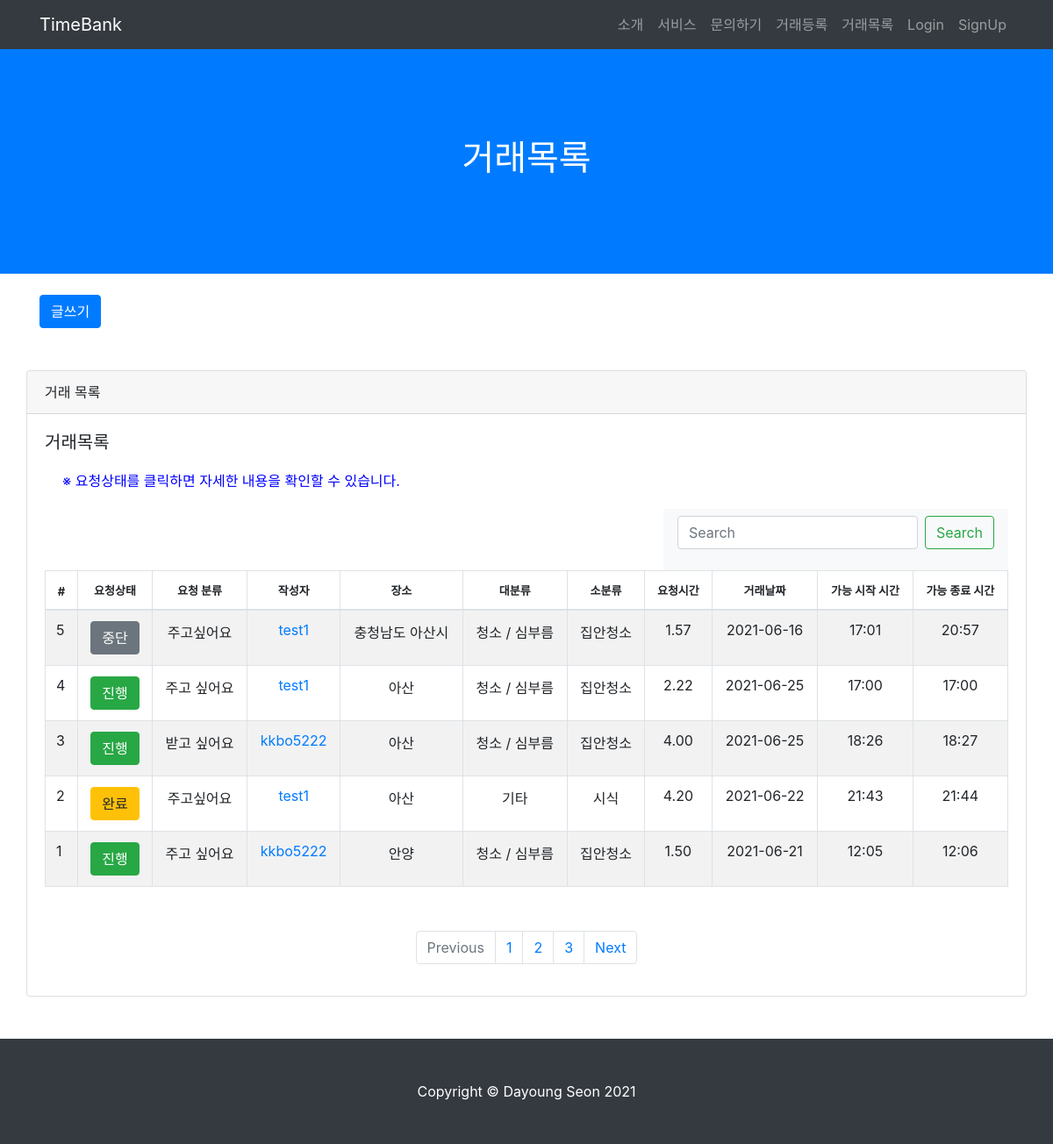
The app's page /post/post_list/, older data.
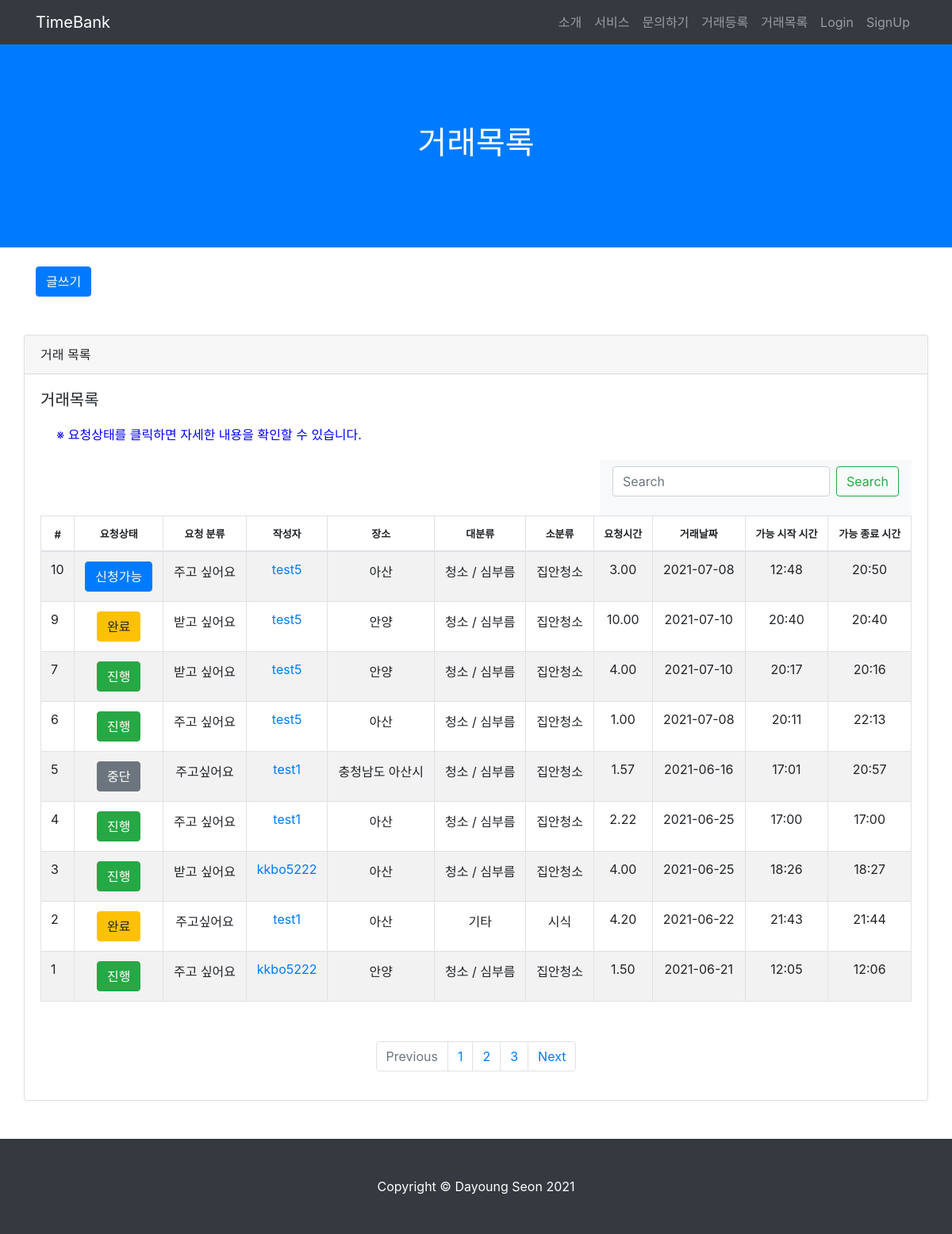
The same page, newer data.
### TimeBank_app/models.py (models this page shows, shortened)
class Post(models.Model):
    date = models.CharField(max_length=140)
    start_time = models.CharField(max_length=140)
    end_time = models.CharField(max_length=140)
    service_choice = (('주고싶어요','주고싶어요'),('받고싶어요','받고싶어요'))
    service = models.CharField(max_length=50, choices=service_choice)
    location = models.CharField(max_length=140)
    main_list = (('청소 / 심부름','청소 / 심부름'),
     ('몸 가꾸기 / 치장하기','몸 가꾸기 / 치장하기'),
     ('수선/ 수리','수선/ 수리'),
     ('상담','상담'),
     ('이동','이동'),
     ('먹기','먹기'),
     ('교육 / 여가생활','교육 / 여가생활'),
     ('정서지지','정서지지'),
     ('돌봄','돌봄'),
     ('식물 가꾸기','식물 가꾸기'),
     ('모임 장소 대여','모임 장소 대여'),
     ('의사소통','의사소통'),
     ('건강관리','건강관리'),
     ('기타','기타'),
     )
    mainwork = models.CharField(max_length=100, choices=main_list, null=True)
    subwork = models.CharField(max_length=200, verbose_name='세부 목록', default='')
    content = models.TextField(verbose_name='내용')
    created_at = models.DateTimeField(auto_now_add=True, verbose_name='등록시간')
    tok = models.DecimalField(default=1, decimal_places=2, max_digits=5, verbose_name='거래시간')
    author = models.ForeignKey('TimeBank_account.User', on_delete=models.CASCADE, verbose_name='작성자')
    status_list = (('대기','대기'),('진행','진행'),('완료','완료'),('완료확정','완료확정'),('중단','중단'))
    status = models.CharField(max_length=50, choices=status_list, default='대기')
    respond_list = (('요청대기','요청대기'),('요청승인', '요청승인'),('요청거절','요청거절'))
    respond = models.CharField(max_length=50, choices=respond_list, verbose_name='승인상태', default='요청대기')
    applicants = models.ManyToManyField('self', blank = True, related_name='apply_user', through='Apply', symmetrical=False)
    giver = models.ForeignKey('TimeBank_account.User', on_delete=models.CASCADE, related_name='give_user', verbose_name='주는사람', null=True)
    taker = models.ForeignKey('TimeBank_account.User', on_delete=models.CASCADE, related_name='take_user', verbose_name='받는사람', null=True)
    class Meta:
        ordering = ['-created_at']

### TimeBank_account/models.py (models this page shows)
class User(AbstractUser):
    username = models.CharField(max_length=64, verbose_name='사용자ID', unique=True)
    email = models.EmailField(max_length=128, verbose_name='E-mail')
    name = models.CharField(max_length=64, verbose_name='이름')
    password = models.CharField(max_length=100, verbose_name='비밀번호')
    contact = models.CharField(max_length=150, verbose_name='연락처')
    birth = models.CharField(max_length=150, verbose_name='생년월일')
    user_age = models.CharField(max_length=50, verbose_name='연령대')
    gender_choice = [('여성','여성'),('남성','남성'),('기타','기타')]
    gender = models.CharField(max_length=2, choices=gender_choice, verbose_name='성별')
    balance = models.DecimalField(decimal_places=2, max_digits=5,verbose_name='잔액', default=0)
    registered_dtn = models.DateField(auto_now_add=True, verbose_name='가입일자')
    image = models.ImageField(upload_to="images/", blank=True)
    about = models.TextField(verbose_name="소개말", blank=True)
    object = CustomUserManager()
    user_mode = [('코디네이터','코디네이터'),('사용자','사용자')]
    mode = models.CharField(max_length=60, choices=user_mode, verbose_name='유저등급', default='사용자', null=True)
    star = models.IntegerField(validators=[MinValueValidator(1), MaxValueValidator(5)], null=True, verbose_name='평균평점')
    def __str__(self):
        return self.username
    class Meta:
        db_table = 'TimeBank_user'

### TimeBank_app/views.py (the view)
# urls.py: path('post_list/', post_list, name="post_list"),
def post_list(request):
    posts = Post.objects.all().order_by('-id')
    return render(request, 'post_list.html', {'posts':posts})

### TimeBank_app/templates/post_list.html (shortened to what the changed rows need)
{% load static %}
<html lang="en">
<head>
  <link href="{% static 'vendor/bootstrap/css/bootstrap.min.css' %}" rel="stylesheet">
  <link href="{% static 'css/scrolling-nav.css' %}" rel="stylesheet">
</head>
<body id="page-top">
  <header class="bg-primary text-white">
    <div class="container text-center">
      <h1>거래목록</h1>
    </div>
  </header>
  <div class="container">
    <div class="row">
        <div class="card card-outline-secondary my-5">
          <div class="card-body">
            <table id="example" class="table table-striped table-bordered" style="width:100%">
              <thead>
                <tr>
                  <th style="font-size: 13px; text-align: center;">#</th>
                  <th style="font-size: 13px;text-align: center;">요청상태</th>
                  <th style="font-size: 13px;text-align: center;">요청 분류</th>
                  <th style="font-size: 13px;text-align: center;">작성자</th>
                  <th style="font-size: 13px;text-align: center;">장소</th>
                  <th style="font-size: 13px;text-align: center;">대분류</th>
                  <th style="font-size: 13px;text-align: center;">소분류</th>
                  <th style="font-size: 13px;text-align: center;">요청시간</th>
                  <th style="font-size: 13px;text-align: center;">거래날짜</th>
                  <th style="font-size: 13px;text-align: center;">가능 시작 시간</th>
                  <th style="font-size: 13px;text-align: center;">가능 종료 시간</th>
              </tr>
              </thead>
              <tbody>
                {% for post in posts %}
                <tr>
                  <td>{{ post.id }}</td>
                  {% if post.status == "대기" %}
                    <td style="text-align: center;"><button type="button" class="btn btn-primary" id="post_ajax" data-toggle="modal" data-target="#staticBackdrop" name="{{post.id}}">신청가능</button></td>
                    {% elif post.status == "진행" %}
                    <td style="text-align: center;"><button type="button" class="btn btn-success" id="post_ajax" data-toggle="modal" data-target="#staticBackdrop" name="{{post.id}}">{{ post.status }}</button></td>
                    {% elif post.status == "완료" %}
                    <td style="text-align: center;"><button type="button" class="btn btn-warning" id="post_ajax" data-toggle="modal" data-target="#staticBackdrop" name="{{post.id}}">{{ post.status }}</button></td>
                    {% elif post.status == "완료확정" %}
                    <td style="text-align: center;"><button type="button" class="btn btn-warning" id="post_ajax" data-toggle="modal" data-target="#staticBackdrop" name="{{post.id}}">완료</button></td>
                    {% elif post.status == "중단" %}
                    <td style="text-align: center;"><button type="button" class="btn btn-secondary" id="post_ajax" data-toggle="modal" data-target="#staticBackdrop" name="{{post.id}}">{{ post.status }}</button></td>
                  {% endif %}
                  <div class="modal fade" id="staticBackdrop" data-backdrop="static" tabindex="-1" role="dialog" aria-labelledby="staticBackdropLabel" aria-hidden="true">
                    <td style="text-align: center;">{{ post.service }}</td>
                    <td style="text-align: center;"><a href="{% url 'profile' post.author.username %}">{{ post.author }}</a></td>
                    <td style="text-align: center;">{{post.location}}</td>
                    <td style="text-align: center;">{{ post.mainwork }}</td>
                    <td style="text-align: center;">{{ post.subwork }}</td>
                    <td style="text-align: center;">{{ post.tok }}</td>
                    <td style="text-align: center;">{{ post.date }}</td>
                    <td style="text-align: center;">{{ post.start_time }}</td>
                    <td style="text-align: center;">{{ post.end_time }}</td>
                </tr>
                {% endfor %}
            </tbody>
          </table>
        </div>
      </div>
      </div>
    </div>
</body>
</html>

Row changes from the older to the newer data that the page shows:
added Post: id "10", service "주고 싶어요", author "test5", location "아산", mainwork "청소 / 심부름", subwork "집안청소", tok "3.00", date "2021-07-08", start_time "12:48", end_time "20:50"
added Post: id "9", status "완료", service "받고 싶어요", author "test5", location "안양", mainwork "청소 / 심부름", subwork "집안청소", tok "10.00", date "2021-07-10", start_time "20:40", end_time "20:40"
added Post: id "7", status "진행", service "받고 싶어요", author "test5", location "안양", mainwork "청소 / 심부름", subwork "집안청소", tok "4.00", date "2021-07-10", start_time "20:17", end_time "20:16"
added Post: id "6", status "진행", service "주고 싶어요", author "test5", location "아산", mainwork "청소 / 심부름", subwork "집안청소", tok "1.00", date "2021-07-08", start_time "20:11", end_time "22:13"
